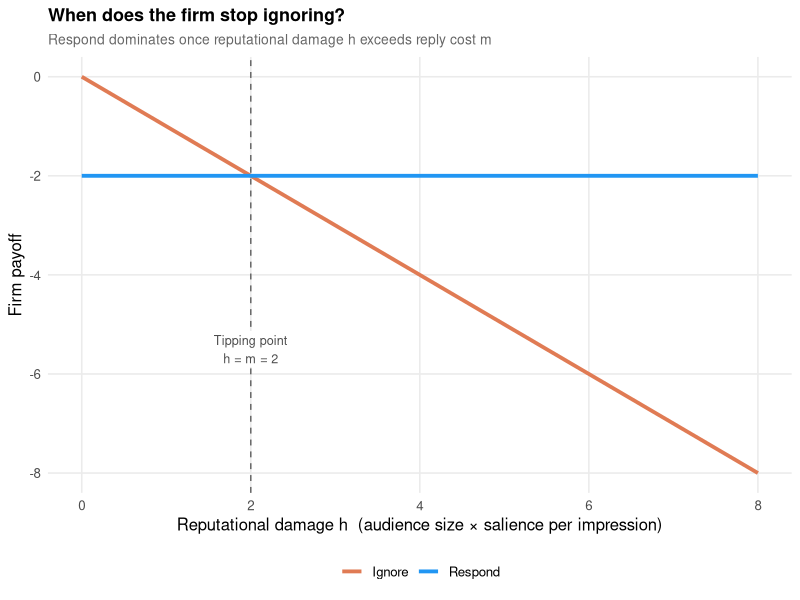
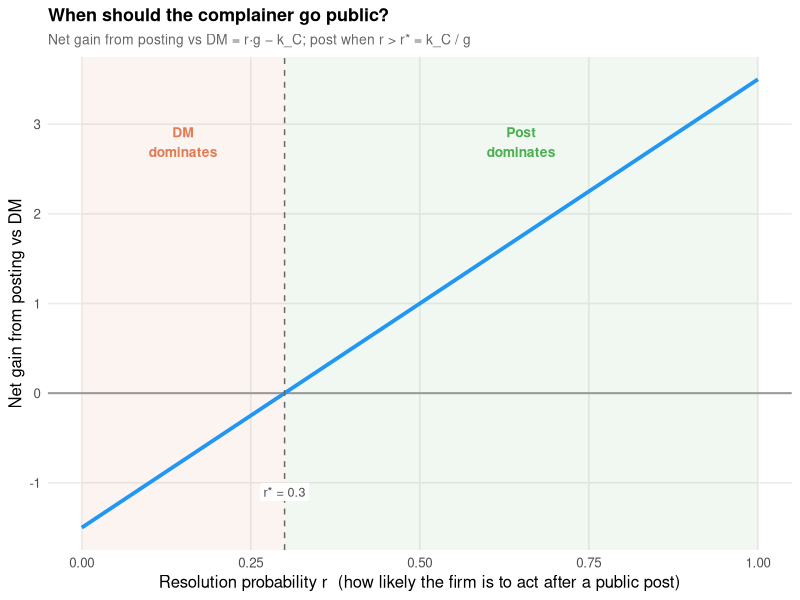
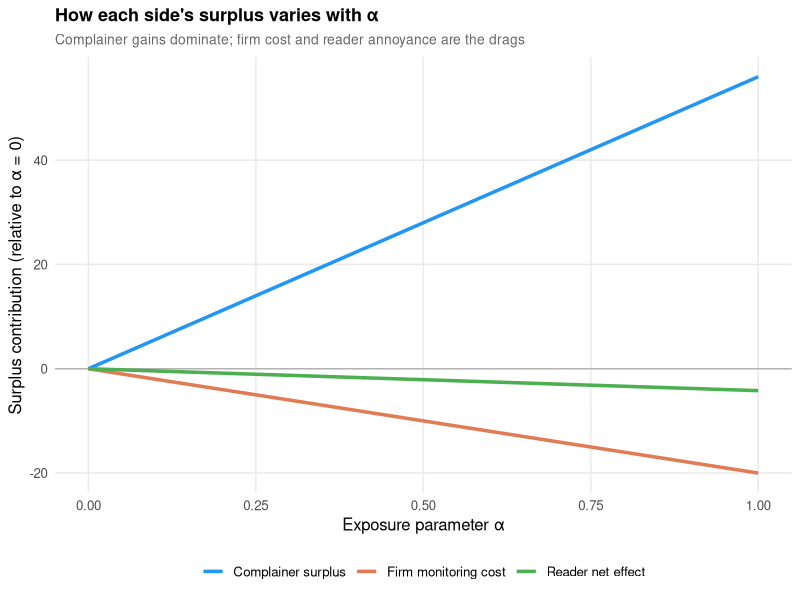
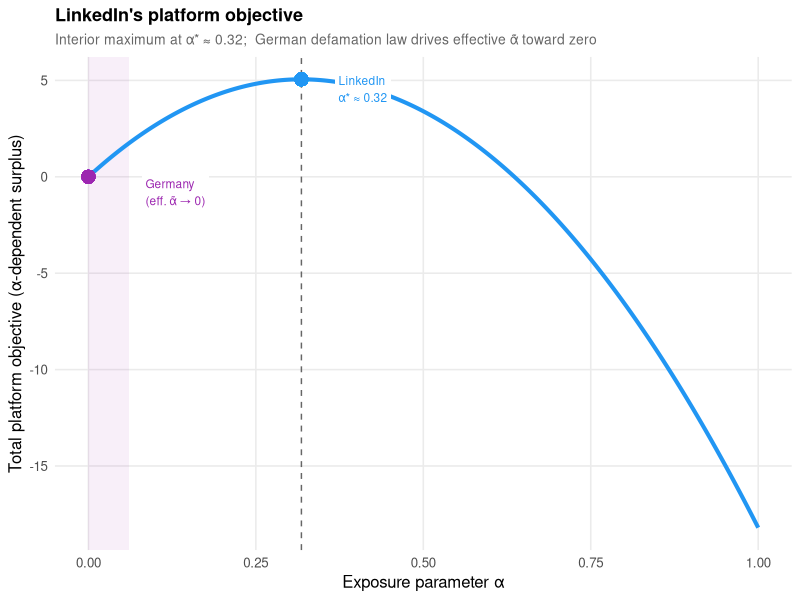
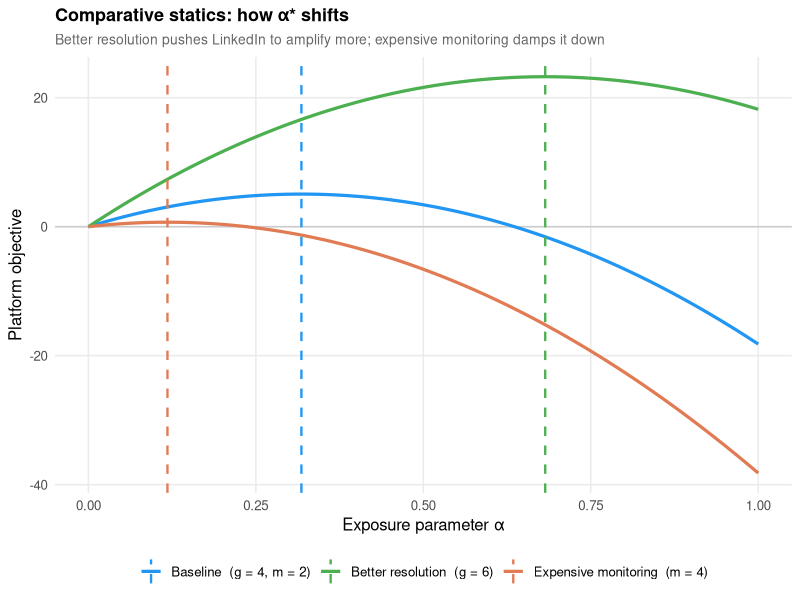

Source code (R) for these figures, in order:
## ---- chunk 1
#| label: setup-params
#| include: false

library(tidyverse)

theme_blog <- function() {
  theme_minimal(base_size = 12) +
    theme(
      plot.title       = element_text(face = "bold", size = 13),
      plot.subtitle    = element_text(colour = "grey40", size = 10),
      legend.position  = "bottom",
      panel.grid.minor = element_blank()
    )
}

# ---------- Model 1 / 2 parameters ----------
m_val   <- 2    # firm monitoring / reply cost
g_val   <- 5    # grievance cost   (Model 2 illustration)
k_C_val <- 1.5  # posting cost     (Model 2 illustration)

# ---------- Model 3 parameters ----------
N_C    <- 20;  N_R    <- 30;   N_F   <- 10
r      <- 0.7; g      <-  4;   k_C   <-  0.5
c_val  <- 0.7; pi_val <- 0.2;  m     <-  2
kappa  <- 50   # quadratic penalty: viral blowup risk + reader churn
## ---- chunk 2
#| label: fig-firm-tipping
#| fig-cap: "The firm's switching point. When nobody is watching (h ≈ 0), Ignore strictly dominates. Once audience-weighted reputational damage h exceeds the monitoring cost m, Respond becomes the better choice."
#| fig-height: 4

tibble(h = seq(0, 8, by = 0.05)) |>
  mutate(
    Ignore  = -h,
    Respond = -m_val
  ) |>
  pivot_longer(-h, names_to = "Strategy", values_to = "Payoff") |>
  ggplot(aes(h, Payoff, colour = Strategy)) +
  geom_line(linewidth = 1.3) +
  geom_vline(xintercept = m_val, linetype = "dashed", colour = "grey40") +
  annotate(
    "label", x = m_val, y = -5.5,
    label = paste0("Tipping point\nh = m = ", m_val),
    hjust = 0.5, size = 3.2, fill = "white", label.size = 0, colour = "grey30"
  ) +
  scale_colour_manual(values = c("Ignore" = "#E07B54", "Respond" = "#2196F3")) +
  labs(
    title    = "When does the firm stop ignoring?",
    subtitle = "Respond dominates once reputational damage h exceeds reply cost m",
    x        = "Reputational damage h  (audience size × salience per impression)",
    y        = "Firm payoff",
    colour   = NULL
  ) +
  theme_blog()
## ---- chunk 3
#| label: fig-complainer-decision
#| fig-cap: "The complainer's tipping point. Net gain from posting vs DM-ing = r·g − k_C. Below the threshold r* = k_C/g the expected resolution gain is not worth the posting cost; above it, posting strictly dominates. Here g = 5, k_C = 1.5, so r* = 0.30."
#| fig-height: 4

r_star_c <- k_C_val / g_val

tibble(r_val = seq(0, 1, by = 0.005)) |>
  mutate(net_gain = r_val * g_val - k_C_val) |>
  ggplot(aes(r_val, net_gain)) +
  annotate("rect",
    xmin = 0, xmax = r_star_c, ymin = -Inf, ymax = Inf,
    fill = "#E07B54", alpha = 0.08) +
  annotate("rect",
    xmin = r_star_c, xmax = 1, ymin = -Inf, ymax = Inf,
    fill = "#4CAF50", alpha = 0.08) +
  geom_hline(yintercept = 0, colour = "grey60", linewidth = 0.7) +
  geom_line(linewidth = 1.3, colour = "#2196F3") +
  geom_vline(xintercept = r_star_c, linetype = "dashed", colour = "grey40") +
  annotate("text",
    x = r_star_c / 2, y = 2.8,
    label = "DM\ndominates", colour = "#E07B54", size = 3.5, fontface = "bold") +
  annotate("text",
    x = r_star_c + (1 - r_star_c) / 2, y = 2.8,
    label = "Post\ndominates", colour = "#4CAF50", size = 3.5, fontface = "bold") +
  annotate(
    "label", x = r_star_c, y = -1.1,
    label = paste0("r* = ", round(r_star_c, 2)),
    hjust = 0.5, size = 3.2, fill = "white", label.size = 0, colour = "grey30"
  ) +
  labs(
    title    = "When should the complainer go public?",
    subtitle = "Net gain from posting vs DM = r·g − k_C; post when r > r* = k_C / g",
    x        = "Resolution probability r  (how likely the firm is to act after a public post)",
    y        = "Net gain from posting vs DM"
  ) +
  theme_blog()
## ---- chunk 4
#| label: fig-surplus-components
#| fig-cap: "How each side's surplus contribution changes as LinkedIn's exposure parameter α rises. Complainer surplus grows steeply (more pressure → more resolutions). The firm's monitoring cost is a significant drag. Reader net effect is mildly negative at these parameters — marginal annoyance (c = 0.7) slightly outweighs the option value (π·r·g = 0.2 × 0.7 × 4 = 0.56)."
#| fig-height: 4.5

tibble(alpha = seq(0, 1, by = 0.005)) |>
  mutate(
    `Complainer surplus`   =  N_C * alpha * r * g,
    `Reader net effect`    =  N_R * alpha * (-c_val + pi_val * r * g),
    `Firm monitoring cost` = -N_F * alpha * m
  ) |>
  pivot_longer(-alpha, names_to = "Component", values_to = "Value") |>
  ggplot(aes(alpha, Value, colour = Component)) +
  geom_hline(yintercept = 0, colour = "grey70", linewidth = 0.5) +
  geom_line(linewidth = 1.2) +
  scale_colour_manual(values = c(
    "Complainer surplus"   = "#2196F3",
    "Reader net effect"    = "#4CAF50",
    "Firm monitoring cost" = "#E07B54"
  )) +
  labs(
    title    = "How each side's surplus varies with α",
    subtitle = "Complainer gains dominate; firm cost and reader annoyance are the drags",
    x        = "Exposure parameter α",
    y        = "Surplus contribution (relative to α = 0)",
    colour   = NULL
  ) +
  theme_blog()
## ---- chunk 5
#| label: fig-platform-objective
#| fig-cap: "LinkedIn's total platform objective as a function of α. The quadratic shape arises from convex penalties — viral blowup risk and reader churn — at high α. The interior maximum at α* ≈ 0.32 is LinkedIn's equilibrium choice. The German comparison (effective α driven toward zero by ex-post review removal) is marked in purple; it strands the platform well below its maximum."
#| fig-height: 4.5

A_const      <- N_C * r * g + N_R * (-c_val + pi_val * r * g) - N_F * m
alpha_star_3 <- A_const / (2 * kappa)

df_obj <- tibble(alpha = seq(0, 1, by = 0.002)) |>
  mutate(objective = A_const * alpha - kappa * alpha^2)

obj_at_star <- A_const * alpha_star_3 - kappa * alpha_star_3^2

ggplot(df_obj, aes(alpha, objective)) +
  annotate("rect", xmin = 0, xmax = 0.06, ymin = -Inf, ymax = Inf,
    fill = "#9C27B0", alpha = 0.07) +
  geom_line(linewidth = 1.4, colour = "#2196F3") +
  geom_vline(xintercept = alpha_star_3, linetype = "dashed", colour = "grey40") +
  geom_point(x = alpha_star_3, y = obj_at_star, colour = "#2196F3", size = 4) +
  geom_point(x = 0,            y = 0,           colour = "#9C27B0", size = 4) +
  annotate("label",
    x = alpha_star_3 + 0.05, y = obj_at_star - 0.5,
    label = paste0("LinkedIn\nα* ≈ ", round(alpha_star_3, 2)),
    hjust = 0, size = 3, fill = "white", label.size = 0, colour = "#2196F3") +
  annotate("label",
    x = 0.08, y = -0.8,
    label = "Germany\n(eff. α̃ → 0)",
    hjust = 0, size = 3, fill = "white", label.size = 0, colour = "#9C27B0") +
  labs(
    title    = "LinkedIn's platform objective",
    subtitle = paste0("Interior maximum at α* ≈ ", round(alpha_star_3, 2),
                      ";  German defamation law drives effective α̃ toward zero"),
    x        = "Exposure parameter α",
    y        = "Total platform objective (α-dependent surplus)"
  ) +
  theme_blog()
## ---- chunk 6
#| label: fig-comparative-statics
#| fig-cap: "Comparative statics: how α* shifts when key parameters change. Better grievance resolution outcomes (higher g) push LinkedIn toward more amplification. Expensive firm monitoring (higher m) pulls α* back down. Dashed verticals mark each scenario's interior optimum."
#| fig-height: 4.5

df_cs <- crossing(
  tibble(
    scenario = c(
      "Baseline  (g = 4, m = 2)",
      "Better resolution  (g = 6)",
      "Expensive monitoring  (m = 4)"
    ),
    g_s = c(4, 6, 4),
    m_s = c(2, 2, 4)
  ),
  tibble(alpha = seq(0, 1, by = 0.002))
) |>
  mutate(
    A_s          = N_C * r * g_s + N_R * (-c_val + pi_val * r * g_s) - N_F * m_s,
    objective    = A_s * alpha - kappa * alpha^2,
    alpha_star_s = pmin(A_s / (2 * kappa), 1)
  )

ggplot(df_cs, aes(alpha, objective, colour = scenario)) +
  geom_hline(yintercept = 0, colour = "grey80", linewidth = 0.5) +
  geom_line(linewidth = 1.1) +
  geom_vline(
    data = distinct(df_cs, scenario, alpha_star_s),
    aes(xintercept = alpha_star_s, colour = scenario),
    linetype = "dashed", linewidth = 0.8
  ) +
  scale_colour_manual(values = c(
    "Baseline  (g = 4, m = 2)"       = "#2196F3",
    "Better resolution  (g = 6)"     = "#4CAF50",
    "Expensive monitoring  (m = 4)" = "#E07B54"
  )) +
  labs(
    title    = "Comparative statics: how α* shifts",
    subtitle = "Better resolution pushes LinkedIn to amplify more; expensive monitoring damps it down",
    x        = "Exposure parameter α",
    y        = "Platform objective",
    colour   = NULL
  ) +
  theme_blog()
